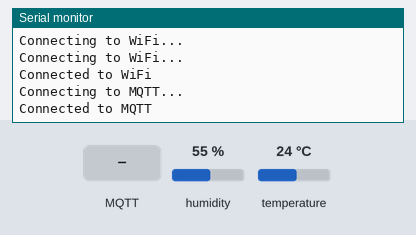
Bench run of a sketch on a simulated ESP8266 (NodeMCU). On the bench: the last lines printed to the serial monitor. The inputs (shaded band) are chosen by the test bench; at power-on: humidity 55 %, temperature 24 °C. WiFi joins after 1.5 s; servers stay silent unless stated; no MQTT or app messages arrive unless stated.

Above: at 3.2 s.
3.3 s: MQTT message "see" arrives on the first subscribed topic
At 4.5 s:
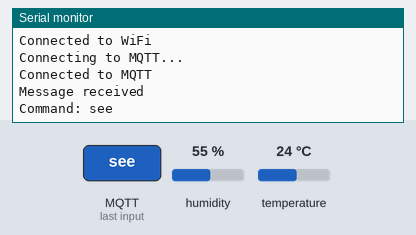
4.8 s: MQTT message "serial" arrives on the first subscribed topic
At 5.5 s:
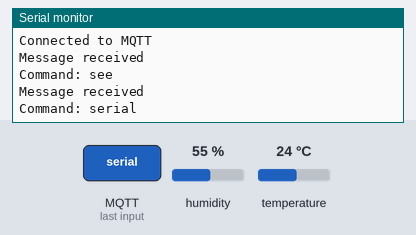
6.3 s: MQTT message "1" arrives on the first subscribed topic
At 6.8 s:
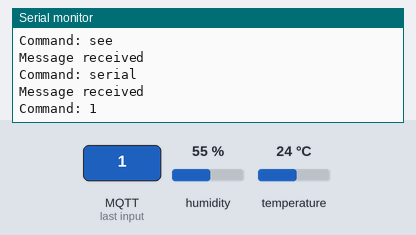
7.8 s: MQTT message "on" arrives on the first subscribed topic
At 8.9 s:
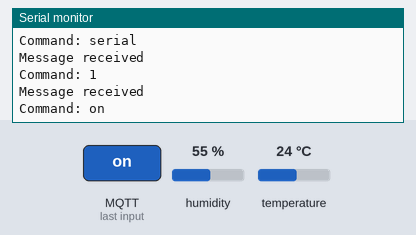
9.3 s: MQTT message "off" arrives on the first subscribed topic
At 9.9 s:
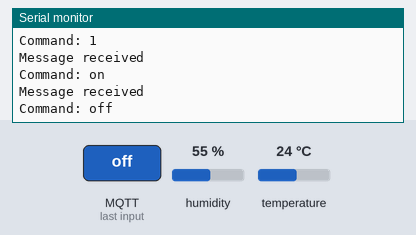

Measured:
- after the input at 3.3 s, the serial monitor: prints a new line at once (image 1)
- after the input at 4.8 s, the serial monitor: prints a new line at once (image 2)
- after the input at 6.3 s, the serial monitor: prints a new line at once (image 3)
- after the input at 7.8 s, the serial monitor: prints a new line at once (image 4)
- after the input at 9.3 s, the serial monitor: prints a new line at once (image 5)

The sketch:

Sht20WithMqtt.ino
```cpp
#include <ESP8266WiFi.h>
#include <PubSubClient.h>
#include <Wire.h>
#include <DFRobot_SHT20.h>

#define lowTemp 10
#define HighTemp 40

const char* mqttServer = "";
const int mqttPort = 1883;
const char* ssid = "";
const char* password = "";
const char* Seri = "sht_20_001";
//const char* mqttUser = "TEMP1";
//const char* mqttPassword = "11228";
const char* commandTopic = "TEMP1/COM";
unsigned long LTime = 0;

WiFiClient wifiClient;
PubSubClient client(mqttServer, mqttPort, wifiClient);
DFRobot_SHT20 sht20;
float temp;
float humd;

void setup() {
  Serial.begin(115200);
  WiFi.begin(ssid, password);
  while (WiFi.status() != WL_CONNECTED) {
    delay(1000);
    Serial.println("Connecting to WiFi...");
  }
  Serial.println("Connected to WiFi");
  client.setCallback(callback);
  reconnect();
  sht20.initSHT20();
  sht20.checkSHT20();
}

void loop()
{
  if (!client.connected()) {
    reconnect();
  }
  client.loop();
  humd = sht20.readHumidity();
  temp = sht20.readTemperature();
  MqttTemp1();
}

void MqttTemp1() {
  unsigned long CTime = millis();
  if (CTime - LTime >= 10000) {
    if (sht20.readTemperature() > HighTemp )
    {
      client.publish("TEMP1/Alarm", "HIGH Temp");
      client.publish("TEMP1/TEMP", String(temp).c_str());
      client.publish("TEMP1/HUMD", String(humd).c_str());
    }
    if (sht20.readTemperature() < lowTemp)
    {
      client.publish("TEMP1/Alarm", "LOW Temp");
      client.publish("TEMP1/TEMP", String(temp).c_str());
      client.publish("TEMP1/HUMD", String(humd).c_str());
    }
    if (sht20.readTemperature() > lowTemp && sht20.readTemperature() < HighTemp)
    {
      client.publish("TEMP1/Alarm", "NORMAL TEMP");
      client.publish("TEMP1/TEMP", String(temp).c_str());
      client.publish("TEMP1/HUMD", String(humd).c_str());
    }
    LTime = CTime;
  }
}

void callback(char* topic, byte* payload, unsigned int length) {
  Serial.println("Message received");
  String command = "";
  for (int i = 0; i < length; i++) {
    command += (char)payload[i];
  }
  Serial.println("Command: " + command);

  if(!strcmp(command.c_str(),"see")){
    String data ="TEMP is:" + String(temp) + "*" + "//" + "HUMD is:" + String(humd) + "%";
    client.publish(commandTopic, data.c_str());
    }
  if(!strcmp(command.c_str(),"serial")){
   // String Ser ="Serial is:" + String(Seri);
   // client.publish(commandTopic, Ser.c_str());
    client.publish(commandTopic, String(Seri).c_str());
  }
}

void reconnect() {
  while (!client.connected()) {
    Serial.println("Connecting to MQTT...");
    //if (client.connect("ESP8266", mqttUser, mqttPassword))
    if (client.connect("ESP8266")) {
      Serial.println("Connected to MQTT");
      client.subscribe(commandTopic);
      client.subscribe("TEMP1/Alarm");
      client.subscribe("TEMP1/TEMP");
      client.subscribe("TEMP1/HUMD");
    } else {
      Serial.print("Failed to connect to MQTT, rc=");
      Serial.print(client.state());
      Serial.println(" retrying in 5 seconds");
    }
  }
 }
```
